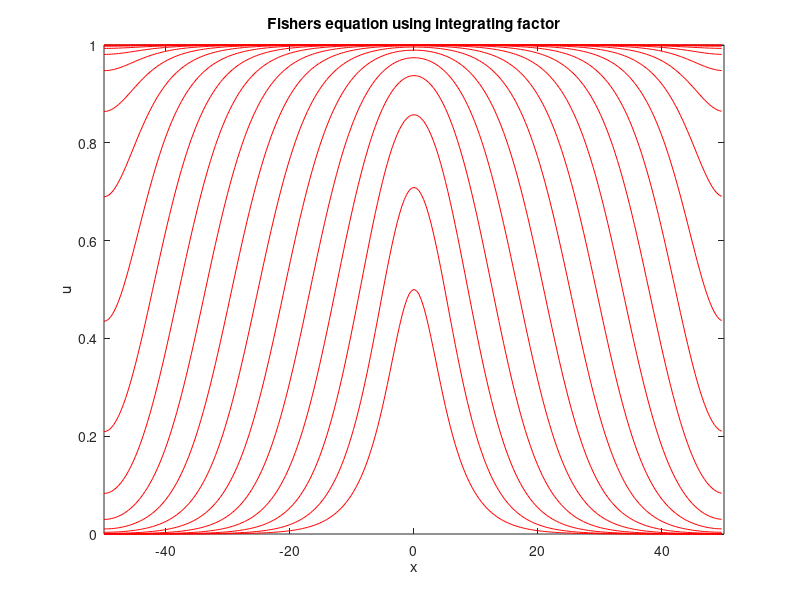
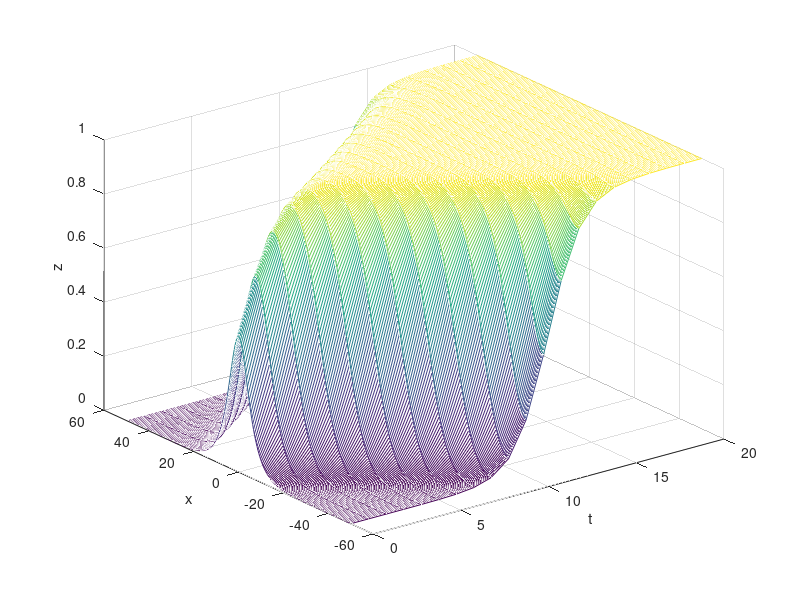

Write the MATLAB code that produced these figures, in order.
function fisher1D_ETDRK4_B(N,Nfinal,dt,ckeep,L,delta)
if nargin<6
    disp('Using default parameters');
    N=256;
    Nfinal=200;
    dt=0.1;
    ckeep=10;
    L=50;
    delta=0.25;
end

rhside_par={}; 
x=(2*L/N)*(-N/2:N/2-1)';
u=initial(x,delta);
uhat=fft(u);
ukeep=zeros(N,1+Nfinal/ckeep);
ukeep(:,1)=u;
tkeep=dt*[0:ckeep:Nfinal];

ksq=((pi/L)*[0:N/2 -N/2+1:-1]').^2;
%-----------------Coefficients ----------------------------------
E2=exp(-dt*ksq/2); E=exp(-dt*ksq);
M = 16; % half the no. of points used in complex contour integration
r = exp(1i*pi*((1:M)-0.5)/M); % roots of 1i: (-1).^(1/(2*M))*exp(1i*[0:pi/M:pi-pi/M])
LR = -dt*ksq(:,ones(M,1)) + r(ones(N,1),:);
B21 = sum(real((exp(LR/2)-1)./LR),2)/M;
B31 = sum(real(((LR-4).*exp(LR/2)+LR+4)./(LR.^2)),2)/M;
B32 = sum(real((4*exp(LR/2)-2*LR-4)./(LR.^2)),2)/M;
B41 = sum(real(((LR-2).*exp(LR)+LR+2)./(LR.^2)),2)/M;
B43 = sum(real((2*exp(LR)-2*LR-2)./(LR.^2)),2)/M;
C1 = sum(real((-4-LR+exp(LR).*(4-3*LR+LR.^2))./LR.^3),2)/M;
C23 = 2*sum(real((2+LR+exp(LR).*(-2+LR))./LR.^3),2)/M;
C4 = sum(real((-4-3*LR-LR.^2+exp(LR).*(4-LR))./LR.^3),2)/M;
% The Ai equivalent would have been A1=0, A2=1/2, A3=1/2, A4=1
disp('Coefficients preparation completed')
%-----------------ETD Runge-Kutta----------------------------------
for n=1:Nfinal,
    k1=dt*fft(rhside(u,rhside_par{:}));
    u2=real(ifft(E2.*uhat + B21.*k1));
    k2=dt*fft(rhside(u2,rhside_par{:}));
    u3=real(ifft(E2.*uhat + B31.*k1 + B32.*k2));
    k3=dt*fft(rhside(u3,rhside_par{:}));
    u4=real(ifft(E.*uhat + B41.*k1 + B43.*k3));
    k4=dt*fft(rhside(u4,rhside_par{:}));
    uhat = E.*uhat + k1.*C1 + (k2+k3).*C23 + k4.*C4;
    u=real(ifft(uhat)); 
    if mod(n,ckeep)==0,
        ukeep(:,1+n/ckeep)=u;
    end
    if mod(n,10)==0,
        pause(0)
        disp(int2str(n))
    end
end
save('fisher1D_ETDRK4_B.mat','tkeep','ukeep','N','L','x','dt')
%----------------------Figures---------------------------------
figure(1)
plot(x,ukeep,'r')
title('Fishers equation using integrating factor')
xlabel('x');ylabel('u');axis([-50 50 0 1])
figure(2)
mesh(tkeep,x,ukeep)
xlabel('t');ylabel('x');zlabel('z')
%--------------Initial Condition ---------------------------------
function u=initial(x,delta)
u=1./(2*cosh(delta*x));
%---------------Right Hand Side-----------------------------------
function rhs2=rhside(u)
rhs2=u.*(1-u);
